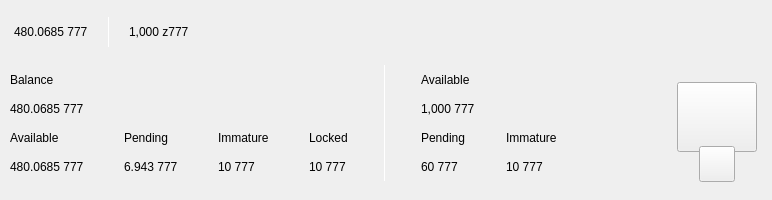
<?xml version="1.0" encoding="UTF-8"?>
<ui version="4.0">
 <class>TopBar</class>
 <widget class="QWidget" name="TopBar">
  <property name="geometry">
   <rect>
    <x>0</x>
    <y>0</y>
    <width>772</width>
    <height>200</height>
   </rect>
  </property>
  <property name="minimumSize">
   <size>
    <width>0</width>
    <height>200</height>
   </size>
  </property>
  <property name="maximumSize">
   <size>
    <width>16777215</width>
    <height>200</height>
   </size>
  </property>
  <property name="windowTitle">
   <string>Form</string>
  </property>
  <layout class="QVBoxLayout" name="verticalLayout_10" stretch="0">
   <property name="spacing">
    <number>0</number>
   </property>
   <property name="leftMargin">
    <number>0</number>
   </property>
   <property name="topMargin">
    <number>0</number>
   </property>
   <property name="rightMargin">
    <number>0</number>
   </property>
   <property name="bottomMargin">
    <number>0</number>
   </property>
   <item>
    <widget class="PFBorderImage" name="containerTop">
     <layout class="QVBoxLayout" name="verticalLayout_11">
      <property name="spacing">
       <number>0</number>
      </property>
      <property name="leftMargin">
       <number>0</number>
      </property>
      <property name="topMargin">
       <number>0</number>
      </property>
      <property name="rightMargin">
       <number>0</number>
      </property>
      <property name="bottomMargin">
       <number>0</number>
      </property>
      <item>
       <widget class="QWidget" name="top_container_2" native="true">
        <property name="minimumSize">
         <size>
          <width>0</width>
          <height>65</height>
         </size>
        </property>
        <layout class="QHBoxLayout" name="top_container">
         <property name="spacing">
          <number>0</number>
         </property>
         <property name="leftMargin">
          <number>14</number>
         </property>
         <property name="topMargin">
          <number>0</number>
         </property>
         <property name="rightMargin">
          <number>14</number>
         </property>
         <property name="bottomMargin">
          <number>0</number>
         </property>
         <item alignment="Qt::AlignVCenter">
          <widget class="QWidget" name="widgetTopAmount" native="true">
           <property name="sizePolicy">
            <sizepolicy hsizetype="Preferred" vsizetype="Maximum">
             <horstretch>0</horstretch>
             <verstretch>0</verstretch>
            </sizepolicy>
           </property>
           <layout class="QHBoxLayout" name="horizontalLayout_5">
            <property name="spacing">
             <number>0</number>
            </property>
            <property name="leftMargin">
             <number>0</number>
            </property>
            <property name="topMargin">
             <number>0</number>
            </property>
            <property name="rightMargin">
             <number>0</number>
            </property>
            <property name="bottomMargin">
             <number>0</number>
            </property>
            <item alignment="Qt::AlignTop">
             <widget class="QLabel" name="labelAmountTopPiv">
              <property name="minimumSize">
               <size>
                <width>0</width>
                <height>36</height>
               </size>
              </property>
              <property name="styleSheet">
               <string notr="true">padding:0px;margin:0px;</string>
              </property>
              <property name="text">
               <string notr="true">480.0685 777</string>
              </property>
             </widget>
            </item>
            <item>
             <spacer name="horizontalSpacer_11">
              <property name="orientation">
               <enum>Qt::Horizontal</enum>
              </property>
              <property name="sizeType">
               <enum>QSizePolicy::Fixed</enum>
              </property>
              <property name="sizeHint" stdset="0">
               <size>
                <width>20</width>
                <height>20</height>
               </size>
              </property>
             </spacer>
            </item>
            <item alignment="Qt::AlignVCenter">
             <widget class="QLabel" name="typeSpacerTop">
              <property name="minimumSize">
               <size>
                <width>1</width>
                <height>30</height>
               </size>
              </property>
              <property name="maximumSize">
               <size>
                <width>1</width>
                <height>30</height>
               </size>
              </property>
              <property name="styleSheet">
               <string notr="true">
																background-color:white;
																padding:0px;
																border:none;
															</string>
              </property>
              <property name="text">
               <string/>
              </property>
             </widget>
            </item>
            <item>
             <spacer name="horizontalSpacer_12">
              <property name="orientation">
               <enum>Qt::Horizontal</enum>
              </property>
              <property name="sizeType">
               <enum>QSizePolicy::Fixed</enum>
              </property>
              <property name="sizeHint" stdset="0">
               <size>
                <width>20</width>
                <height>20</height>
               </size>
              </property>
             </spacer>
            </item>
            <item alignment="Qt::AlignTop">
             <widget class="QLabel" name="labelAmountTopzPiv">
              <property name="minimumSize">
               <size>
                <width>0</width>
                <height>36</height>
               </size>
              </property>
              <property name="text">
               <string notr="true">1,000 z777</string>
              </property>
             </widget>
            </item>
           </layout>
          </widget>
         </item>
         <item>
          <spacer name="horizontalSpacer">
           <property name="orientation">
            <enum>Qt::Horizontal</enum>
           </property>
           <property name="sizeHint" stdset="0">
            <size>
             <width>40</width>
             <height>20</height>
            </size>
           </property>
          </spacer>
         </item>
         <item>
          <layout class="QHBoxLayout" name="horizontalLayout_4">
           <property name="spacing">
            <number>12</number>
           </property>
           <property name="rightMargin">
            <number>0</number>
           </property>
           <item alignment="Qt::AlignRight">
            <widget class="QWidget" name="layoutSync" native="true">
             <property name="minimumSize">
              <size>
               <width>0</width>
               <height>36</height>
              </size>
             </property>
             <property name="maximumSize">
              <size>
               <width>16777215</width>
               <height>36</height>
              </size>
             </property>
             <layout class="QVBoxLayout" name="verticalLayout_9">
              <property name="leftMargin">
               <number>0</number>
              </property>
              <property name="topMargin">
               <number>0</number>
              </property>
              <property name="rightMargin">
               <number>0</number>
              </property>
              <property name="bottomMargin">
               <number>0</number>
              </property>
              <item>
               <widget class="ExpandableButton" name="pushButtonSync" native="true">
                <property name="minimumSize">
                 <size>
                  <width>36</width>
                  <height>36</height>
                 </size>
                </property>
                <property name="maximumSize">
                 <size>
                  <width>16777215</width>
                  <height>36</height>
                 </size>
                </property>
               </widget>
              </item>
             </layout>
            </widget>
           </item>
           <item>
            <widget class="ExpandableButton" name="pushButtonHDUpgrade" native="true">
             <property name="minimumSize">
              <size>
               <width>36</width>
               <height>36</height>
              </size>
             </property>
            </widget>
           </item>
           <item>
            <widget class="ExpandableButton" name="pushButtonStack" native="true">
             <property name="minimumSize">
              <size>
               <width>36</width>
               <height>36</height>
              </size>
             </property>
            </widget>
           </item>
           <item>
            <widget class="ExpandableButton" name="pushButtonConf" native="true">
             <property name="minimumSize">
              <size>
               <width>36</width>
               <height>36</height>
              </size>
             </property>
            </widget>
           </item>
           <item>
            <widget class="ExpandableButton" name="pushButtonMasternodes" native="true">
             <property name="minimumSize">
              <size>
               <width>36</width>
               <height>36</height>
              </size>
             </property>
            </widget>
           </item>
           <item>
            <widget class="ExpandableButton" name="pushButtonConsole" native="true">
             <property name="minimumSize">
              <size>
               <width>36</width>
               <height>36</height>
              </size>
             </property>
            </widget>
           </item>
           <item>
            <widget class="ExpandableButton" name="pushButtonConnection" native="true">
             <property name="minimumSize">
              <size>
               <width>36</width>
               <height>36</height>
              </size>
             </property>
            </widget>
           </item>
           <item>
            <widget class="ExpandableButton" name="pushButtonTor" native="true">
             <property name="minimumSize">
              <size>
               <width>36</width>
               <height>36</height>
              </size>
             </property>
            </widget>
           </item>
           <item>
            <widget class="ExpandableButton" name="pushButtonLock" native="true">
             <property name="sizePolicy">
              <sizepolicy hsizetype="Expanding" vsizetype="Expanding">
               <horstretch>0</horstretch>
               <verstretch>0</verstretch>
              </sizepolicy>
             </property>
             <property name="minimumSize">
              <size>
               <width>36</width>
               <height>0</height>
              </size>
             </property>
            </widget>
           </item>
           <item>
            <widget class="ExpandableButton" name="pushButtonInfo" native="true">
             <property name="minimumSize">
              <size>
               <width>36</width>
               <height>36</height>
              </size>
             </property>
            </widget>
           </item>
          </layout>
         </item>
        </layout>
       </widget>
      </item>
      <item>
       <widget class="QWidget" name="bottom_container" native="true">
        <property name="minimumSize">
         <size>
          <width>0</width>
          <height>135</height>
         </size>
        </property>
        <layout class="QHBoxLayout" name="botton_container">
         <property name="leftMargin">
          <number>10</number>
         </property>
         <property name="topMargin">
          <number>0</number>
         </property>
         <property name="rightMargin">
          <number>10</number>
         </property>
         <property name="bottomMargin">
          <number>10</number>
         </property>
         <item>
          <layout class="QHBoxLayout" name="horizontalLayout_3">
           <property name="bottomMargin">
            <number>9</number>
           </property>
           <item>
            <layout class="QVBoxLayout" name="verticalLayout_7">
             <property name="spacing">
              <number>0</number>
             </property>
             <property name="leftMargin">
              <number>0</number>
             </property>
             <property name="rightMargin">
              <number>30</number>
             </property>
             <item>
              <layout class="QHBoxLayout" name="horizontalLayout_2">
               <property name="spacing">
                <number>0</number>
               </property>
               <item>
                <layout class="QVBoxLayout" name="verticalLayout_14">
                 <item>
                  <widget class="QLabel" name="labelTitle6">
                   <property name="text">
                    <string>Balance</string>
                   </property>
                  </widget>
                 </item>
                 <item>
                  <widget class="QLabel" name="labelTotalPiv">
                   <property name="text">
                    <string notr="true">480.0685 777</string>
                   </property>
                  </widget>
                 </item>
                </layout>
               </item>
              </layout>
             </item>
             <item>
              <layout class="QHBoxLayout" name="horizontalLayout_6">
               <property name="spacing">
                <number>0</number>
               </property>
               <item>
                <layout class="QVBoxLayout" name="verticalLayout_2">
                 <item>
                  <widget class="QLabel" name="labelTitle1">
                   <property name="text">
                    <string>Available</string>
                   </property>
                  </widget>
                 </item>
                 <item>
                  <widget class="QLabel" name="labelLockedPiv">
                   <property name="text">
                    <string notr="true">480.0685 777</string>
                   </property>
                  </widget>
                 </item>
                </layout>
               </item>
               <item>
                <spacer name="horizontalSpacer_7">
                 <property name="orientation">
                  <enum>Qt::Horizontal</enum>
                 </property>
                 <property name="sizeType">
                  <enum>QSizePolicy::Fixed</enum>
                 </property>
                 <property name="sizeHint" stdset="0">
                  <size>
                   <width>40</width>
                   <height>20</height>
                  </size>
                 </property>
                </spacer>
               </item>
               <item>
                <layout class="QVBoxLayout" name="verticalLayout_3">
                 <item>
                  <widget class="QLabel" name="labelTitle3">
                   <property name="text">
                    <string>Pending</string>
                   </property>
                  </widget>
                 </item>
                 <item>
                  <widget class="QLabel" name="labelPendingPiv">
                   <property name="text">
                    <string notr="true">6.943 777</string>
                   </property>
                  </widget>
                 </item>
                </layout>
               </item>
               <item>
                <spacer name="horizontalSpacer_3">
                 <property name="orientation">
                  <enum>Qt::Horizontal</enum>
                 </property>
                 <property name="sizeType">
                  <enum>QSizePolicy::Fixed</enum>
                 </property>
                 <property name="sizeHint" stdset="0">
                  <size>
                   <width>40</width>
                   <height>20</height>
                  </size>
                 </property>
                </spacer>
               </item>
               <item>
                <layout class="QVBoxLayout" name="verticalLayout_4">
                 <item>
                  <widget class="QLabel" name="labelTitle4">
                   <property name="text">
                    <string>Immature</string>
                   </property>
                  </widget>
                 </item>
                 <item>
                  <widget class="QLabel" name="labelImmaturePiv">
                   <property name="text">
                    <string notr="true">10 777</string>
                   </property>
                  </widget>
                 </item>
                </layout>
               </item>
               <item>
                <spacer name="horizontalSpacer_6">
                 <property name="orientation">
                  <enum>Qt::Horizontal</enum>
                 </property>
                 <property name="sizeType">
                  <enum>QSizePolicy::Fixed</enum>
                 </property>
                 <property name="sizeHint" stdset="0">
                  <size>
                   <width>40</width>
                   <height>20</height>
                  </size>
                 </property>
                </spacer>
               </item>
               <item>
                <layout class="QVBoxLayout" name="verticalLayout_13">
                 <item>
                  <widget class="QLabel" name="labelTitle5">
                   <property name="text">
                    <string>Locked</string>
                   </property>
                  </widget>
                 </item>
                 <item>
                  <widget class="QLabel" name="labelAmountPiv">
                   <property name="text">
                    <string notr="true">10 777</string>
                   </property>
                  </widget>
                 </item>
                </layout>
               </item>
              </layout>
             </item>
            </layout>
           </item>
           <item>
            <widget class="QLabel" name="typeSpacerExpanded">
             <property name="minimumSize">
              <size>
               <width>1</width>
               <height>100</height>
              </size>
             </property>
             <property name="maximumSize">
              <size>
               <width>1</width>
               <height>16777215</height>
              </size>
             </property>
             <property name="styleSheet">
              <string notr="true">
															background-color:white;
															padding:0px;
															border:none;
														</string>
             </property>
             <property name="text">
              <string/>
             </property>
            </widget>
           </item>
           <item>
            <widget class="QWidget" name="zerocoinBalances" native="true">
             <layout class="QVBoxLayout" name="verticalLayout_8">
              <property name="spacing">
               <number>0</number>
              </property>
              <property name="leftMargin">
               <number>30</number>
              </property>
              <property name="topMargin">
               <number>0</number>
              </property>
              <property name="rightMargin">
               <number>0</number>
              </property>
              <property name="bottomMargin">
               <number>0</number>
              </property>
              <item>
               <layout class="QVBoxLayout" name="verticalLayout">
                <item>
                 <widget class="QLabel" name="labelTitleAvailablezPiv">
                  <property name="text">
                   <string>Available</string>
                  </property>
                 </widget>
                </item>
                <item>
                 <widget class="QLabel" name="labelAvailablezPiv">
                  <property name="text">
                   <string notr="true">1,000 777</string>
                  </property>
                 </widget>
                </item>
               </layout>
              </item>
              <item>
               <layout class="QHBoxLayout" name="horizontalLayout">
                <property name="spacing">
                 <number>0</number>
                </property>
                <item>
                 <layout class="QVBoxLayout" name="verticalLayout_5">
                  <item>
                   <widget class="QLabel" name="labelTitlePendingzPiv">
                    <property name="text">
                     <string>Pending</string>
                    </property>
                   </widget>
                  </item>
                  <item>
                   <widget class="QLabel" name="labelPendingzPiv">
                    <property name="text">
                     <string notr="true">60 777</string>
                    </property>
                   </widget>
                  </item>
                 </layout>
                </item>
                <item>
                 <spacer name="horizontalSpacer_4">
                  <property name="orientation">
                   <enum>Qt::Horizontal</enum>
                  </property>
                  <property name="sizeType">
                   <enum>QSizePolicy::Fixed</enum>
                  </property>
                  <property name="sizeHint" stdset="0">
                   <size>
                    <width>40</width>
                    <height>20</height>
                   </size>
                  </property>
                 </spacer>
                </item>
                <item>
                 <layout class="QVBoxLayout" name="verticalLayout_6">
                  <item>
                   <widget class="QLabel" name="labelTitleImmaturezPiv">
                    <property name="text">
                     <string>Immature</string>
                    </property>
                   </widget>
                  </item>
                  <item>
                   <widget class="QLabel" name="labelImmaturezPiv">
                    <property name="text">
                     <string notr="true">10 777</string>
                    </property>
                   </widget>
                  </item>
                 </layout>
                </item>
               </layout>
              </item>
             </layout>
            </widget>
           </item>
          </layout>
         </item>
         <item>
          <spacer name="horizontalSpacer_2">
           <property name="orientation">
            <enum>Qt::Horizontal</enum>
           </property>
           <property name="sizeHint" stdset="0">
            <size>
             <width>40</width>
             <height>20</height>
            </size>
           </property>
          </spacer>
         </item>
         <item alignment="Qt::AlignHCenter|Qt::AlignVCenter">
          <widget class="QWidget" name="qrContainer" native="true">
           <property name="sizePolicy">
            <sizepolicy hsizetype="Preferred" vsizetype="Minimum">
             <horstretch>0</horstretch>
             <verstretch>0</verstretch>
            </sizepolicy>
           </property>
           <property name="minimumSize">
            <size>
             <width>90</width>
             <height>110</height>
            </size>
           </property>
           <property name="maximumSize">
            <size>
             <width>90</width>
             <height>110</height>
            </size>
           </property>
           <layout class="QVBoxLayout" name="containerQR">
            <property name="spacing">
             <number>0</number>
            </property>
            <property name="leftMargin">
             <number>5</number>
            </property>
            <property name="topMargin">
             <number>10</number>
            </property>
            <property name="rightMargin">
             <number>5</number>
            </property>
            <property name="bottomMargin">
             <number>0</number>
            </property>
            <item>
             <widget class="QPushButton" name="btnQr">
              <property name="minimumSize">
               <size>
                <width>70</width>
                <height>70</height>
               </size>
              </property>
              <property name="maximumSize">
               <size>
                <width>16777215</width>
                <height>70</height>
               </size>
              </property>
              <property name="focusPolicy">
               <enum>Qt::NoFocus</enum>
              </property>
              <property name="text">
               <string/>
              </property>
              <property name="iconSize">
               <size>
                <width>70</width>
                <height>70</height>
               </size>
              </property>
             </widget>
            </item>
            <item>
             <spacer name="verticalSpacer">
              <property name="orientation">
               <enum>Qt::Vertical</enum>
              </property>
              <property name="sizeType">
               <enum>QSizePolicy::Fixed</enum>
              </property>
              <property name="sizeHint" stdset="0">
               <size>
                <width>20</width>
                <height>20</height>
               </size>
              </property>
             </spacer>
            </item>
            <item alignment="Qt::AlignHCenter|Qt::AlignBottom">
             <widget class="QPushButton" name="pushButtonQR">
              <property name="minimumSize">
               <size>
                <width>36</width>
                <height>36</height>
               </size>
              </property>
              <property name="maximumSize">
               <size>
                <width>36</width>
                <height>36</height>
               </size>
              </property>
              <property name="focusPolicy">
               <enum>Qt::NoFocus</enum>
              </property>
              <property name="text">
               <string/>
              </property>
             </widget>
            </item>
           </layout>
          </widget>
         </item>
        </layout>
       </widget>
      </item>
     </layout>
    </widget>
   </item>
  </layout>
 </widget>
 <customwidgets>
  <customwidget>
   <class>ExpandableButton</class>
   <extends>QWidget</extends>
   <header>qt/pivx/expandablebutton.h</header>
   <container>1</container>
  </customwidget>
  <customwidget>
   <class>PFBorderImage</class>
   <extends>QFrame</extends>
   <header>qt/pivx/pfborderimage.h</header>
   <container>1</container>
  </customwidget>
 </customwidgets>
 <resources/>
 <connections/>
</ui>
